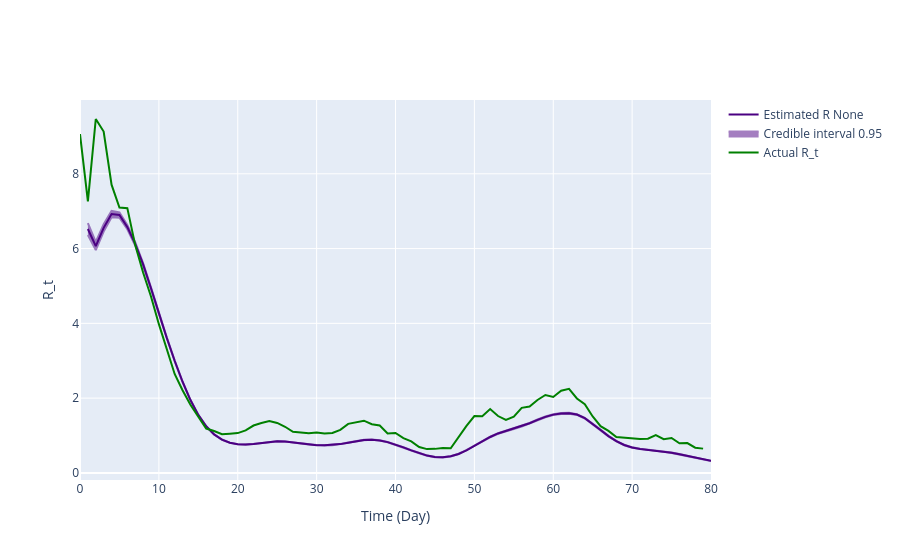

Write notebook code for a chart like this one.
### Code cell
# Use incidence data to predict R_t value
theta = incidences_true_r02
starting_time_point = 0
end_time_point = len(theta)
# Define variables needed for calculating R_t
tau = 0
R_t_start = tau+1

# Plot comparison between the true and predicted R_t
inc_data = pd.DataFrame(
    {
        'Time': np.arange(len(theta)-2),
        'Incidence Number': incidences_true_r02[2:len(theta)]
    }
)

inference = branchpro.BranchProPosterior(
    inc_data=inc_data,
    daily_serial_interval=generation_time,
    alpha=prior_a,
    beta=prior_b)

inference.run_inference(tau=tau)
intervals = inference.get_intervals(central_prob=.95)
intervals = process_inference_uncertainty(intervals, inference.inference_posterior, generation_time[1:], 80, 95)

offset = 3
intervals['True Rt'] = list(true_rt_r02[offset:len(intervals)+offset])

intervals.to_csv('single_plots/intervals_r02.csv')


fig = plot_rt_fig(intervals, true_rt_r02[offset:len(intervals)+offset], generation_time, end_time_point)
pio.write_image(fig.figure, 'single_plots/predicted_vs_true_rt_r02.png')
fig.show_figure()

### Figure 1 — Plotly figure (JSON) as saved in the notebook; plotly's stock layout.template omitted (floating-point values rounded to 4 significant figures; data arrays with more than 128 entries replaced by an {"elided": "..."} marker saying what was removed)
{"data": [{"line": {"color": "indigo"}, "mode": "lines", "name": "Estimated R None", "type": "scatter", "x": [1, 2, 3, 4, 5, 6, 7, 8, 9, 10, 11, 12, 13, 14, 15, 16, 17, 18, 19, 20, 21, 22, 23, 24, 25, 26, 27, 28, 29, 30, 31, 32, 33, 34, 35, 36, 37, 38, 39, 40, 41, 42, 43, 44, 45, 46, 47, 48, 49, 50, 51, 52, 53, 54, 55, 56, 57, 58, 59, 60, 61, 62, 63, 64, 65, 66, 67, 68, 69, 70, 71, 72, 73, 74, 75, 76, 77, 78, 79, 80], "y": [6.524, 6.068, 6.554, 6.923, 6.898, 6.574, 6.127, 5.578, 4.937, 4.265, 3.611, 2.999, 2.438, 1.949, 1.551, 1.246, 1.03, 0.8895, 0.8066, 0.7667, 0.7587, 0.7719, 0.7978, 0.8268, 0.8445, 0.8399, 0.8163, 0.7864, 0.7599, 0.7419, 0.7366, 0.7456, 0.7699, 0.8082, 0.8498, 0.8799, 0.8881, 0.8691, 0.8229, 0.7575, 0.6819, 0.6024, 0.5261, 0.4634, 0.424, 0.416, 0.4436, 0.5071, 0.6038, 0.7218, 0.8458, 0.9613, 1.055, 1.126, 1.185, 1.249, 1.328, 1.418, 1.5, 1.559, 1.589, 1.596, 1.56, 1.464, 1.318, 1.149, 0.9856, 0.8487, 0.746, 0.6784, 0.6416, 0.6203, 0.598, 0.571, 0.5386, 0.4987, 0.454, 0.4083, 0.364, 0.3244]}, {"fill": "toself", "fillcolor": "indigo", "line": {"color": "indigo"}, "mode": "lines", "name": "Credible interval 0.95", "opacity": 0.5, "showlegend": true, "type": "scatter", "x": {"elided": "160 int values"}, "y": {"elided": "160 float values"}}, {"line": {"color": "green"}, "mode": "lines", "name": "Actual R_t", "type": "scatter", "x": [0, 1, 2, 3, 4, 5, 6, 7, 8, 9, 10, 11, 12, 13, 14, 15, 16, 17, 18, 19, 20, 21, 22, 23, 24, 25, 26, 27, 28, 29, 30, 31, 32, 33, 34, 35, 36, 37, 38, 39, 40, 41, 42, 43, 44, 45, 46, 47, 48, 49, 50, 51, 52, 53, 54, 55, 56, 57, 58, 59, 60, 61, 62, 63, 64, 65, 66, 67, 68, 69, 70, 71, 72, 73, 74, 75, 76, 77, 78, 79, 80, 81, 82, 83, 84, 85, 86, 87, 88, 89, 90], "y": [9.063, 7.261, 9.466, 9.131, 7.71, 7.097, 7.081, 6.093, 5.359, 4.72, 3.978, 3.279, 2.646, 2.212, 1.822, 1.504, 1.186, 1.119, 1.036, 1.05, 1.064, 1.139, 1.267, 1.333, 1.39, 1.336, 1.234, 1.099, 1.084, 1.058, 1.082, 1.052, 1.067, 1.152, 1.311, 1.362, 1.396, 1.301, 1.267, 1.056, 1.067, 0.9295, 0.843, 0.6916, 0.6365, 0.6428, 0.6644, 0.66, 0.9727, 1.26, 1.522, 1.517, 1.707, 1.522, 1.416, 1.503, 1.74, 1.775, 1.95, 2.083, 2.031, 2.198, 2.249, 1.99, 1.837, 1.51, 1.249, 1.124, 0.9575, 0.9383, 0.929, 0.9071, 0.9147, 1.012, 0.9015, 0.9334, 0.7918, 0.7972, 0.6738, 0.6496]}], "layout": {"hovermode": "x unified", "xaxis": {"title": {"text": "Time (Day)"}}, "yaxis": {"title": {"text": "R_t"}}}}
